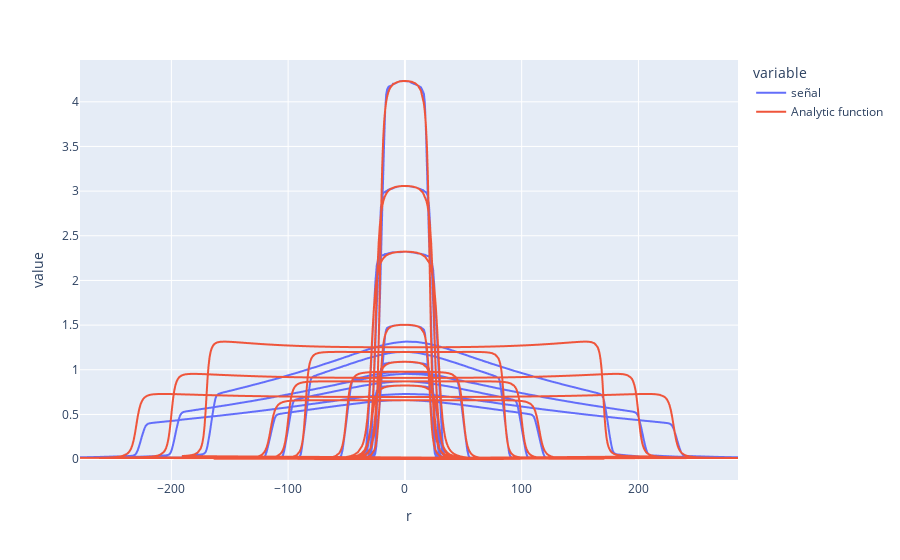

Source (notebook cell):
### Code cell
Arg1 = (Mixed[Mixed['FFF']==1]['xpos']/1.55)/((1 + (Mixed[Mixed['FFF']==1]['xpos']/1.55)**2)**(1/2))
        Arg2 = (Mixed[Mixed['FFF']==1]['xneg']/1.55)/((1 + (Mixed[Mixed['FFF']==1]['xneg']/1.55)**2)**(1/2))

        Arg3 = (Mixed[Mixed['FFF']==1]['ypos']/1.55)/((1 + (Mixed[Mixed['FFF']==1]['ypos']/1.55)**2)**(1/2))
        Arg4 = (Mixed[Mixed['FFF']==1]['yneg']/1.55)/((1 + (Mixed[Mixed['FFF']==1]['yneg']/1.55)**2)**(1/2))

        Arg5 = Mixed[Mixed['FFF']==1]['xpos col']/( (2**(1/2)) * 47.37373737373737 ) 
        Arg6 = Mixed[Mixed['FFF']==1]['xneg col']/( (2**(1/2)) * 47.37373737373737 ) 

        Arg7 = Mixed[Mixed['FFF']==1]['ypos col']/( (2**(1/2)) * 47.37373737373737 ) 
        Arg8 = Mixed[Mixed['FFF']==1]['yneg col']/( (2**(1/2)) * 47.37373737373737 ) 
        
        a = 0.9839393939393939*Mixed[Mixed['FFF']==1]['Big Z'] * (Arg1+Arg2) * (Arg3+Arg4) * (1 + (Mixed[Mixed['FFF']==1]['Rho']**2) * (125.01 * Mixed[Mixed['FFF']==1]['Rho'] -2625 * Mixed[Mixed['FFF']==1]['Rho'] + 40000 * Mixed[Mixed['FFF']==1]['Rho'] -762500 * Mixed[Mixed['FFF']==1]['Rho'] + 725000 * Mixed[Mixed['FFF']==1]['Rho'])) + ((1-0.9839393939393939)*Mixed[Mixed['FFF']==1]['Big Z Col'] * (Arg5+Arg6) * (Arg7+Arg8)) 

        a = a.reset_index(drop=True)

        MIXEDF1 = Mixed[Mixed['FFF']==1].reset_index(drop=True)



        MIXEDF1['a'] = a
        MIXEDF1['x'] = Arg1*Arg2
        MIXEDF1['y'] = Arg3*Arg4
        MIXEDF1['2nd leg'] = Arg3*Arg4*Arg1*Arg2
        MIXEDF1['Signal'] = MIXEDF1['señal'] 
        MIXEDF1['r (cm)'] = MIXEDF1['r'] 



        NewA = []
        for i in np.arange(0, MIXEDF1.shape[0]):
            Limit = float(MIXEDF1.loc[i, 'Limit'])
            Area = float(MIXEDF1.loc[i, 'Area'])
            zforanalytic = float(MIXEDF1.loc[i, 'Z'])
            maxsignal = MIXEDF1[(MIXEDF1['Limit']==Limit) & (MIXEDF1['Area']==Area) & (MIXEDF1['Z']==zforanalytic)]['señal'].max()
            maxanalytic = MIXEDF1[(MIXEDF1['Limit']==Limit) & (MIXEDF1['Area']==Area) & (MIXEDF1['Z']==zforanalytic)]['a'].max()
            NewA.append(MIXEDF1.loc[i, 'a']*(maxsignal/maxanalytic))

        MIXEDF1.drop('a', axis=1, inplace=True)
        MIXEDF1['Analytic function'] = NewA
        error.append(mean_absolute_error(NewA, MIXEDF1['señal']))
        combination.append(str(l) + ' ' + str(j))
        print(str(counter) + '/2500')
        print('Error: ' + str(mean_absolute_error(NewA, MIXEDF1['señal'])))
        
        MIXEDF1.set_index('r')[['señal', 'Analytic function']].plot()

### Figure 1 — Plotly figure (JSON) as saved in the notebook; plotly's stock layout.template omitted (floating-point values rounded to 4 significant figures; data arrays with more than 128 entries replaced by an {"elided": "..."} marker saying what was removed)
{"data": [{"hovertemplate": "variable=señal<br>r=%{x}<br>value=%{y}<extra></extra>", "legendgroup": "señal", "line": {"color": "#636efa", "dash": "solid"}, "mode": "lines", "name": "señal", "showlegend": true, "type": "scattergl", "x": {"elided": "1491 float values"}, "xaxis": "x", "y": {"elided": "1491 float values"}, "yaxis": "y"}, {"hovertemplate": "variable=Analytic function<br>r=%{x}<br>value=%{y}<extra></extra>", "legendgroup": "Analytic function", "line": {"color": "#EF553B", "dash": "solid"}, "mode": "lines", "name": "Analytic function", "showlegend": true, "type": "scattergl", "x": {"elided": "1491 float values"}, "xaxis": "x", "y": {"elided": "1491 float values"}, "yaxis": "y"}], "layout": {"legend": {"title": {"text": "variable"}, "tracegroupgap": 0}, "margin": {"t": 60}, "xaxis": {"anchor": "y", "domain": [0, 1], "title": {"text": "r"}}, "yaxis": {"anchor": "x", "domain": [0, 1], "title": {"text": "value"}}}}
